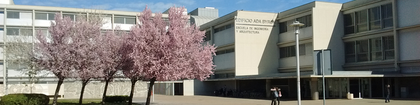
%> input picture p7-agrupamiento/matlab/imAgenes/eina3.png, 420 x 105 px, shrunk from 1200 x 300 before the run
$ octave imageQuantization.m   (GNU Octave 9; MATLAB toolbox functions it lacks are replaced by stand-ins)
%> lines starting %> are read from the running program, lines starting %| are printed output that depends on the picture
### p7-agrupamiento/matlab/curvspace.m
function q = curvspace(p,N)

% CURVSPACE Evenly spaced points along an existing curve in 2D or 3D.
%   CURVSPACE(P,N) generates N points that interpolates a curve
%   (represented by a set of points) with an equal spacing. Each
%   row of P defines a point, which means that P should be a n x 2
%   (2D) or a n x 3 (3D) matrix.
%
%   (Example)
%   x = -2*pi:0.5:2*pi;
%   y = 10*sin(x);
%   z = linspace(0,10,length(x));
%   N = 50;
%   p = [x',y',z'];
%   q = curvspace(p,N);
%   figure;
%   plot3(p(:,1),p(:,2),p(:,3),'*b',q(:,1),q(:,2),q(:,3),'.r');
%   axis equal;
%   legend('Original Points','Interpolated Points');
%
%   See also LINSPACE.
%

%   22 Mar 2005, Yo Fukushima


%% initial settings %%
currentpt = p(1,:); % current point
indfirst = 2; % index of the most closest point in p from curpt
len = size(p,1); % length of p
q = currentpt; % output point
k = 0;

%% distance between points in p %%
for k0 = 1:len-1
   dist_bet_pts(k0) = distance(p(k0,:),p(k0+1,:));
end
totaldist = sum(dist_bet_pts);

%% interval %%
intv = totaldist./(N-1);

%% iteration %%
for k = 1:N-1

   newpt = []; distsum = 0;
   ptnow = currentpt;
   kk = 0;
   pttarget = p(indfirst,:);
   remainder = intv; % remainder of distance that should be accumulated
   while isempty(newpt)
      % calculate the distance from active point to the most
      % closest point in p
      disttmp = distance(ptnow,pttarget);
      distsum = distsum + disttmp;
      % if distance is enough, generate newpt. else, accumulate
      % distance
      if distsum >= intv
         newpt = interpintv(ptnow,pttarget,remainder);
      else
         remainder = remainder - disttmp;
         ptnow = pttarget;
         kk = kk + 1;
         if indfirst+kk > len
            newpt = p(len,:);
         else
            pttarget = p(indfirst+kk,:);
         end
      end
   end

   % add to the output points
   q = [q; newpt];

   % update currentpt and indfirst
   currentpt = newpt;
   indfirst = indfirst + kk;

end


%%%%%%%%%%%%%%%%%%%%%%%%%
%%    SUBFUNCTIONS     %%
%%%%%%%%%%%%%%%%%%%%%%%%%

function l = distance(x,y)

% DISTANCE Calculate the distance.
%   DISTANCE(X,Y) calculates the distance between two
%   points X and Y. X should be a 1 x 2 (2D) or a 1 x 3 (3D)
%   vector. Y should be n x 2 matrix (for 2D), or n x 3 matrix
%   (for 3D), where n is the number of points. When n > 1,
%   distance between X and all the points in Y are returned.
%
%   (Example)
%   x = [1 1 1];
%   y = [1+sqrt(3) 2 1];
%   l = distance(x,y)
%

% 11 Mar 2005, Yo Fukushima

%% calculate distance %%
if size(x,2) == 2
   l = sqrt((x(1)-y(:,1)).^2+(x(2)-y(:,2)).^2);
elseif size(x,2) == 3
   l = sqrt((x(1)-y(:,1)).^2+(x(2)-y(:,2)).^2+(x(3)-y(:,3)).^2);
else
   error('Number of dimensions should be 2 or 3.');
end

%%%%%%%%%%%%%%%%%%%%%%%%%%%%%%%%%%%%%%%%%

% [14 lines left out: function interpintv, not called in this run]

### p7-agrupamiento/matlab/updateClusters.m
function [J, Z] = updateClusters(D,mu)
% D(m,n), m datapoints, n dimensions
% mu(K,n) final centroids
%
% c(m) assignment of each datapoint to a class
[m, ~] = size(D);
[K, ~] = size(mu);

distancias = zeros(m, K);

for k = 1 : K
    %distancias(:, k) = sum( (abs(D - mu(k, :))) .^2, 2);
    distancias(:, k) = mean((abs(D - mu(k, :))) .^2, 2);
end

[J, Z] = min(distancias, [], 2);
J = sum(J);
end

### p7-agrupamiento/matlab/kmeans.m
function [mu, c, J] = kmeans(D,mu0, K)

% [10 lines of commented-out code are left out]
Js = [];
[Js, Z] = updateClusters(D, mu0);
munew = updateCentroids(D, Z, K);
i = 1;
haCambiado = true;
while haCambiado
    [J, Znew] = updateClusters(D, munew);
    munew = updateCentroids(D, Znew, K);
    haCambiado = not( isequal(Z, Znew) );
    Z = Znew;

    i = i + 1;
    Js = [ Js J];
end
i
mu = munew;
c = Z;
iteraciones = linspace(0, i, i);
% plot (iteraciones, Js);

### p7-agrupamiento/matlab/updateCentroids.m
function munew = updateCentroids(D,c, K)
% D((m,n), m datapoints, n dimensions
% c(m) assignment of each datapoint to a class
%
% munew(K,n) new centroids
% Transparencia 5 Clustering

for k = 1 : K
    munew(k, :) = mean(D(c == k, :));
end

### p7-agrupamiento/matlab/imageQuantization.m
close all;
figure(1)
im = imread('imAgenes/eina3.png');
%> im is the input picture: size 105x420x3 uint8; mean R, G, B 122.4, 120.6, 116.5
imshow(im)

%% datos
D = double(reshape(im,size(im,1)*size(im,2),3));

%% dimensiones
m = size(D,1)
%> m = 44100
n = size(D,2)
%> n = 3

%% Kmeans
K = 15;
%K = 8;

%% Inicializar centroides
% [11 lines of commented-out code are left out]
    mu0 = curvspace(D, K);
%> in curvspace, `currentpt = p(1,:);`: currentpt = [253 253 251]
%> the loop in curvspace, `for k0 = 1:len-1` made 44099 passes
%> l in distance on passes 1 to 3: 3.32, 4.69, 27.75
%> in curvspace, `totaldist = sum(dist_bet_pts);`: totaldist = 1206210.8
%> in curvspace, `intv = totaldist./(N-1);`: intv = 86157.9
%> the loop in curvspace, `for k = 1:N-1` made 14 passes
%> (currentpt, indfirst) on passes 3 to 12: ([195.8 190 153.8], 6608), ([148.8 147.2 132.6], 8941), ([148 145.4 115.2], 11332), ([214.1 209 190.1], 13637), ([122.2 117.7 106.4], 15959), ([165.4 128.8 129.5], 18441), ([142.9 118.8 122], 21248), ([83.76 90.6 84.4], 25067), ([43.91 45.32 37.93], 29529), ([25.49 30.49 24.49], 33798)
%> (q, indfirst) on passes 1 to 2: ([253 253 251; 141.4 143.7 137], 2427), ([253 253 251; 141.4 143.7 137; 192 194 183.5], 4600)
%> after the loop in curvspace, `for k = 1:N-1`: q = 15 rows, first 12: [253 253 251; 141.4 143.7 137; 192 194 183.5; 195.8 190 153.8; 148.8 147.2 132.6; 148 145.4 115.2; 214.1 209 190.1; 122.2 117.7 106.4; 165.4 128.8 129.5; 142.9 118.8 122; 83.76 90.6 84.4; 43.91 45.32 37.93]
%> mu0 has the same summary as q in curvspace

    %bucle kmeans
    [mu, c, J] = kmeans(D, mu0, K);
%> in updateClusters, `J = sum(J);`: J = 10920302.4
%> after the loop in updateCentroids, `for k = 1 : K`: munew = 15 rows, first 12: [242.4 242.1 234.8; 122.7 155.1 178.5; 170.4 184.4 192.5; 183.4 169.2 157.9; 162 153.6 141.3; 148.2 143.9 119; 224.2 220.3 204.1; 116.7 111.3 105.2; 168 137.5 138.2; 142.8 120.9 118.8; 92.71 92.99 88.81; 46.63 48.13 44.22]
%> the loop in kmeans, `while haCambiado` made 101 passes
%> J on passes 5 to 16: 3516723.3, 3480611.1, 3444936.1, 3394703.2, 3353144.9, 3329680.3, 3311568.1, 3297141.9, 3285539.8, 3277056.3, 3269832.5, 3263338.6
%> (J, Js) on passes 1 to 4: (5017447.3, [10920302.4 5017447.3]), (3975064.6, [10920302.4 5017447.3 3975064.6]), (3726240.4, [10920302.4 5017447.3 3975064.6 3726240.4]), (3577085.1, [10920302.4 5017447.3 3975064.6 3726240.4 3577085.1])
%> after the loop in kmeans, `while haCambiado`: Js = 102 values, max 10920302.4 at index 1, min 3083460.6 at index 102, mean 3255577.7; i = 102
%> in kmeans, `mu = munew;`: mu = 15 rows, first 12: [243.5 244 238.2; 125.6 170.5 209.5; 202.2 200.9 189.8; 187 178.9 170.1; 174.5 158.8 149; 136.8 124.8 118.5; 228.6 224.6 207.7; 92.43 88.16 80.63; 155.8 142.2 134.9; 121.6 104.8 97.44; 70.74 71.99 66.62; 33.02 34.78 32.02]
%> in kmeans, `iteraciones = linspace(0, i, i);`: iteraciones = 102 values from 0 to 102
%> J = 3083460.6
    Rcomp = (m*n)/((K*n)+m)
%> Rcomp = 3
%     K
    J
%> J = 3083460.6
% [16 lines of commented-out code are left out]

%% reconstruir imagen
qIM=zeros(length(c),3);
for h=1:K,
    ind=find(c==h);
    qIM(ind,:)=repmat(mu(h,:),length(ind),1);
end
qIM=reshape(qIM,size(im,1),size(im,2),size(im,3));
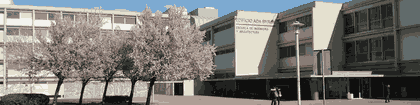
%> qIM: size 105x420x3 double; mean R, G, B 122.4, 120.6, 116.5; mean of the top-left, top-right, bottom-left and bottom-right quarters 159.9, 118.5, 126.6, 75.3
figure(2)
imshow(uint8(qIM));

$ run again, with p7-agrupamiento/matlab/imAgenes/eina1.jpg saved as p7-agrupamiento/matlab/imAgenes/eina3.png
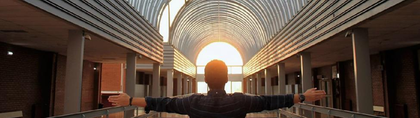
%> input picture p7-agrupamiento/matlab/imAgenes/eina1.jpg, 420 x 118 px, shrunk from 975 x 275 before the run
%> im is the input picture: size 118x420x3 uint8; mean R, G, B 91.9, 75.4, 63.2
%> in curvspace, `currentpt = p(1,:);`: currentpt = [83 53 42]
%> the loop in curvspace, `for k0 = 1:len-1` made 49559 passes
%> l in distance on passes 1 to 3: 1.73, 3.46, 0
%> totaldist = 1145743.2
%> intv = 81838.8
%> the loop in curvspace, `for k = 1:N-1` made 14 passes
%> (currentpt, indfirst) on passes 3 to 9: ([103.6 76.12 56.79], 15271), ([222.3 176.6 144], 17994), ([199 175 119.8], 21060), ([215.3 194 177.4], 23321), ([28.56 17.56 18.56], 26428), ([165.3 151.6 129.6], 28698), ([152.4 154.1 148], 30817)
%> after the loop in curvspace, `for k = 1:N-1`: q = 15 rows, first 12: [83 53 42; 75.73 70.73 70.09; 90.23 67.62 59.13; 103.6 76.12 56.79; 222.3 176.6 144; 199 175 119.8; 215.3 194 177.4; 28.56 17.56 18.56; 165.3 151.6 129.6; 152.4 154.1 148; 120 96.12 79.12; 168.6 146.8 105.1]
%> mu0 has the same summary as q in curvspace
%> in updateClusters, `J = sum(J);`: J = 11397820.4
%> after the loop in updateCentroids, `for k = 1 : K`: munew = 15 rows, first 12: [69.71 47.24 35.57; 71.21 67.58 63.42; 86.38 67.46 54.6; 118.7 75.23 51.28; 215.9 184 145.3; 199.1 166.1 128.3; 228.6 223.6 208.2; 40.08 26.23 19.9; 165.5 150.1 130.6; 158.9 157.3 151.2; 120.9 97.58 80.33; 172.9 134.6 99.09]
%> the loop in kmeans, `while haCambiado` made 52 passes
%> (J, haCambiado) on passes 6 to 13: (3641827.8, true), (3601443.1, true), (3578117.3, true), (3563333.8, true), (3552288.2, true), (3543889.4, true), (3535491.1, true), (3526179.3, true)
%> after the loop in kmeans, `while haCambiado`: Js = 53 values, max 11397820.4 at index 1, min 3383482.3 at index 53, mean 3657768.9; i = 53
%> in kmeans, `mu = munew;`: mu = 15 rows, first 12: [51.35 34.48 25.97; 83.27 64.24 51.78; 69.36 46.59 35.15; 134.7 76.32 47.26; 226.9 214.3 183.3; 216.7 181.4 139; 244.6 247.6 244.6; 32.26 20.05 14.96; 167.2 150.3 129.8; 188.6 178.1 160.9; 118.9 108.6 97.95; 170.9 120.2 80.08]
%> iteraciones = 53 values from 0 to 53
%> `[mu, c, J] = kmeans(D, mu0, K);`: J = 3383482.3
%> `qIM=reshape(qIM,size(im,1),size(im,2),size(im,3));`:
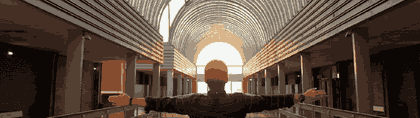
%> qIM: size 118x420x3 double; mean R, G, B 91.9, 75.4, 63.2; mean of the top-left, top-right, bottom-left and bottom-right quarters 92.3, 101.5, 58.7, 54.9

$ run again, with p7-agrupamiento/matlab/imAgenes/eina2.jpg saved as p7-agrupamiento/matlab/imAgenes/eina3.png
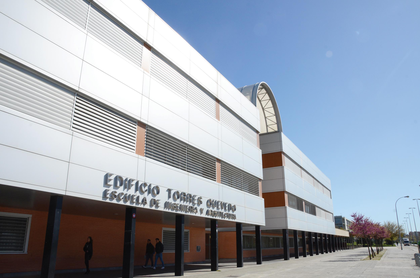
%> input picture p7-agrupamiento/matlab/imAgenes/eina2.jpg, 420 x 278 px, shrunk from 2500 x 1656 before the run
%> im is the input picture: size 278x420x3 uint8; mean R, G, B 154.5, 163.7, 176.7
%> in curvspace, `currentpt = p(1,:);`: currentpt = [208 215 225]
%> the loop in curvspace, `for k0 = 1:len-1` made 116759 passes
%> l in distance on passes 1 to 3: 0, 1, 1
%> totaldist = 1897039.3
%> intv = 135502.8
%> the loop in curvspace, `for k = 1:N-1` made 14 passes
%> (currentpt, indfirst) on passes 3 to 9: ([93.44 89.3 86.3], 24012), ([211.2 211.2 211.4], 28221), ([119.2 126.9 138.5], 32158), ([194.6 194.6 192.3], 36274), ([225.8 225.2 230.1], 42268), ([93.17 99.25 102.8], 47694), ([136.2 136 143.3], 53546)
%> after the loop in curvspace, `for k = 1:N-1`: q = 15 rows, first 12: [208 215 225; 180.3 181.3 183.3; 204.7 204.7 204.7; 93.44 89.3 86.3; 211.2 211.2 211.4; 119.2 126.9 138.5; 194.6 194.6 192.3; 225.8 225.2 230.1; 93.17 99.25 102.8; 136.2 136 143.3; 108.6 105.2 100.8; 181.2 188.4 190.9]
%> mu0 has the same summary as q in curvspace
%> in updateClusters, `J = sum(J);`: J = 111079804.1
%> after the loop in updateCentroids, `for k = 1 : K`: munew = 15 rows, first 12: [193.2 213.7 231.4; 158.9 170.5 186.7; 201.1 204 206; 49.31 36.35 32.67; 210.9 212.9 213.4; 109.9 129.5 156.5; 194.5 193.8 192.3; 238 240.4 242.4; 94.3 99.88 106.4; 126.2 148 180.1; 109.9 109.7 109.2; 148.1 181.4 221.8]
%> the loop in kmeans, `while haCambiado` made 57 passes
%> (J, haCambiado) on passes 5 to 12: (8408406.5, true), (7857521.6, true), (7472639.1, true), (7142273, true), (6896038, true), (6754397.1, true), (6676796.6, true), (6630623.9, true)
%> after the loop in kmeans, `while haCambiado`: Js = 58 values, max 111079804.1 at index 1, min 6445586.1 at index 58, mean 8765516.6; i = 58
%> in kmeans, `mu = munew;`: mu = 15 rows, first 12: [174 207.3 237.1; 180.5 177.8 173.8; 212 218.6 223.9; 25.08 22.23 23.85; 229.2 233 236.1; 103.9 141 193.7; 197.1 198.9 199.8; 250.3 250.8 251.5; 91.7 90.37 91.07; 125.6 161.1 210.6; 116.6 117.6 119.1; 148.2 182.5 224.1]
%> iteraciones = 58 values from 0 to 58
%> `[mu, c, J] = kmeans(D, mu0, K);`: J = 6445586.1
%> `qIM=reshape(qIM,size(im,1),size(im,2),size(im,3));`:
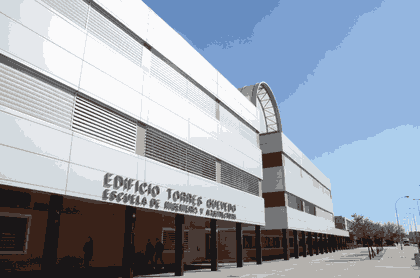
%> qIM: size 278x420x3 double; mean R, G, B 154.5, 163.7, 176.7; mean of the top-left, top-right, bottom-left and bottom-right quarters 216.3, 179.1, 108.5, 155.9
